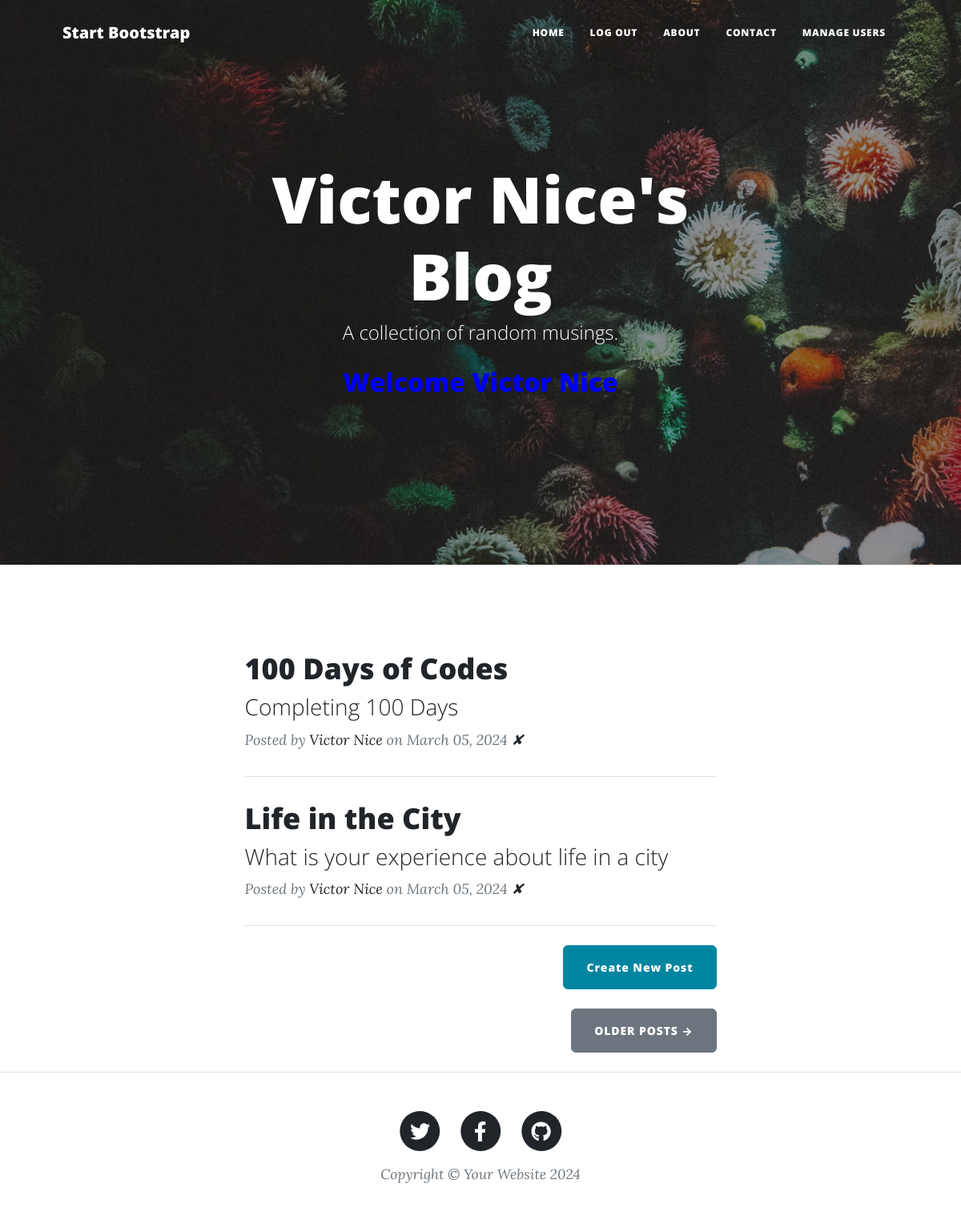
The page / (signed in) on the database its author committed.
### main.py (models this page shows)
class User(UserMixin, db.Model):
    __tablename__: str = "users"
    id: Mapped[int] = mapped_column(Integer, primary_key=True)
    email: Mapped[str] = mapped_column(String(100), unique=True, nullable=False)
    password: Mapped[str] = mapped_column(String(350), nullable=False)
    name: Mapped[str] = mapped_column(String(250), nullable=False)
    posts = relationship("BlogPost", back_populates="author")
    comments = relationship("Comment", back_populates="comment_author")

class BlogPost(db.Model):
    __tablename__: str = "blog_posts"
    id: Mapped[int] = mapped_column(Integer, primary_key=True)
    author_id: Mapped[int] = mapped_column(Integer, db.ForeignKey("users.id"))
    author = relationship("User", back_populates="posts")
    comments = relationship("Comment", back_populates="parent_post")
    title: Mapped[str] = mapped_column(String(250), unique=True, nullable=False)
    subtitle: Mapped[str] = mapped_column(String(250), nullable=False)
    date: Mapped[str] = mapped_column(String(250), nullable=False)
    body: Mapped[str] = mapped_column(Text, nullable=False)
    img_url: Mapped[str] = mapped_column(String(250), nullable=False)

### main.py (the view)
@app.route('/')
def get_all_posts():
    result = db.session.execute(db.select(BlogPost))
    posts = result.scalars().all()
    return render_template("index.html", all_posts=posts, current_user=current_user, year=year)

### main.py (called while the page is built)
@login_manager.user_loader
def load_user(user_id):
    return db.get_or_404(User, user_id)

### templates/index.html (shortened to what this page needs)
{% include "header.html" %}
<header
  class="masthead"
  style="background-image: url('../static/assets/img/home-bg.jpg')"
>
  <div class="container position-relative px-4 px-lg-5">
    <div class="row gx-4 gx-lg-5 justify-content-center">
      <div class="col-md-10 col-lg-8 col-xl-7">
        <div class="site-heading">
          <h1>Victor Nice's Blog</h1>
          <span class="subheading">A collection of random musings.</span><br>
          {% if current_user.is_authenticated: %}
            <h2 style="color: blue;">Welcome {{ current_user.name.title() }}</h2>
          {% endif %}
        </div>
      </div>
    </div>
  </div>
</header>
<div class="container px-4 px-lg-5">
  <div class="row gx-4 gx-lg-5 justify-content-center">
    <div class="col-md-10 col-lg-8 col-xl-7">
      <br>
      {% for post in all_posts %}
      <div class="post-preview">
        <a href="{{ url_for('show_post', post_id=post.id) }}">
          <h2 class="post-title">{{ post.title }}</h2>
          <h3 class="post-subtitle">{{ post.subtitle }}</h3>
        </a>
        <p class="post-meta">
          Posted by
          <a href="#">{{post.author.name}}</a>
          on {{post.date}}
          {% if current_user.id == 1 %}
            <a href="{{url_for('delete_post', post_id=post.id) }}">✘</a>
          {% endif %}
        </p>
      </div>
      <hr class="my-4" />
      {% endfor %}
      {% if current_user.id == 1 %}
        <div class="d-flex justify-content-end mb-4">
          <a
            class="btn btn-primary float-right"
            href="{{url_for('add_new_post')}}"
            >Create New Post</a
          >
        </div>
      {% endif %}
      <div class="d-flex justify-content-end mb-4">
        <a class="btn btn-secondary text-uppercase" href="#!">Older Posts →</a>
      </div>
    </div>
  </div>
</div>
{% include "footer.html" %}

### rows shown on the page
User: name "Victor Nice"
BlogPost: title "100 Days of Codes", subtitle "Completing 100 Days", author.name "Victor Nice", date "March 05, 2024"
BlogPost: title "Life in the City", subtitle "What is your experience about life in a city", author.name "Victor Nice", date "March 05, 2024"

### other values the page prints
{{ year }} "2024"
